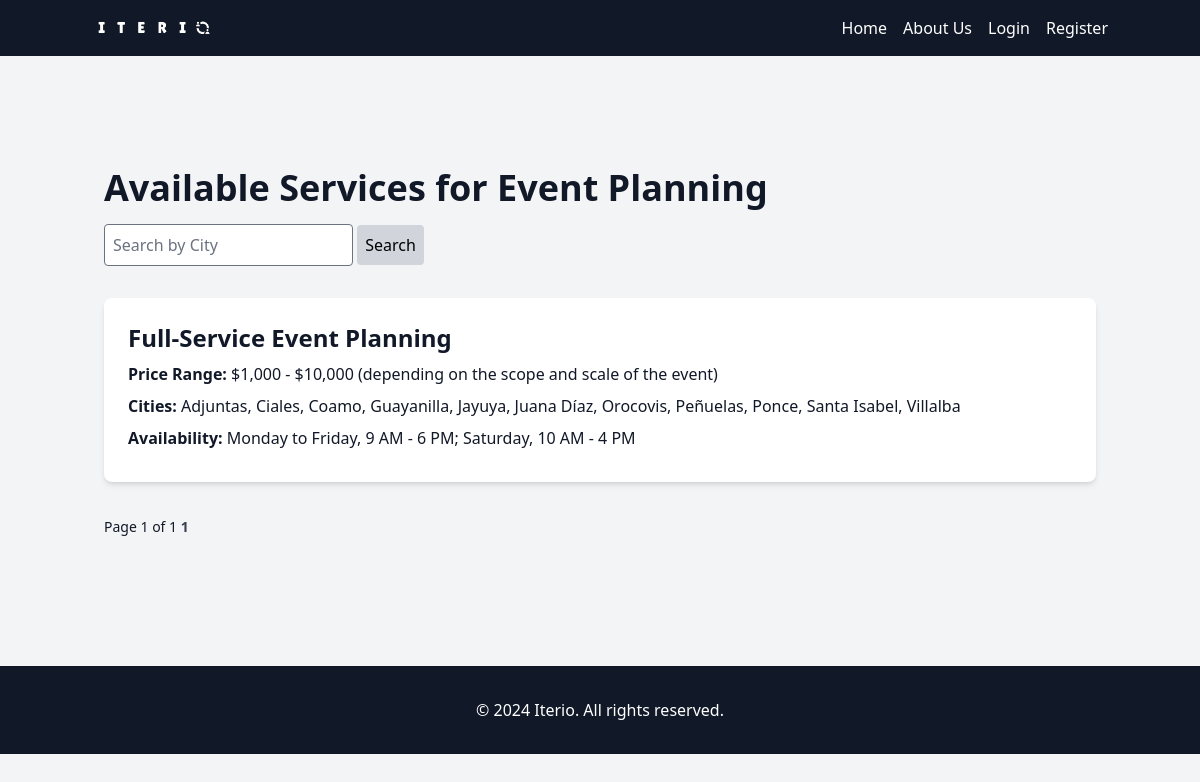
The app's page /Event Services/32/ with its own data.
### iterio_app/models.py (models this page shows, shortened)
class SubCategory(models.Model):
    name = models.CharField(max_length=100)
    category = models.ForeignKey(Category, on_delete=models.CASCADE, related_name='subcategories')
    def __str__(self):
        return self.name
    class Meta:
        verbose_name_plural = 'Sub-categories'

class Service(models.Model):
    name = models.CharField(max_length=100)
    description = models.TextField()
    price_range = models.CharField(max_length=100, blank=True)
    category = models.ForeignKey(Category, on_delete=models.CASCADE, related_name='services', default=11)
    subcategory = models.ForeignKey(SubCategory, on_delete=models.CASCADE, related_name='services')
    cities = models.ManyToManyField(City, related_name='services')
    picture = models.ImageField(upload_to='service_pictures', blank=True, null=True)
    availability = models.TextField(blank=True)
    contact_info = models.TextField(blank=True)

class City(models.Model):
    name = models.CharField(max_length=100, unique=True)

### iterio_app/views.py (the view)
# urls.py: path('<str:desired_category>/<int:subcategory_id>/', views.available_services, name='available_services'),
def available_services(request, desired_category, subcategory_id):
    subcategory = get_object_or_404(SubCategory, id=subcategory_id)
    services = subcategory.services.all()
    query = request.GET.get('q')
    if query:
        services = services.filter(cities__name__icontains=query).distinct()
    paginator = Paginator(services, 5) # Show 5 services per page
    page_number = request.GET.get('page')
    page_obj = paginator.get_page(page_number)
    context = {
        'services': services,
        'subcategory': subcategory,
        'page_obj': page_obj,
        'query': query
    }
    return render(request, 'iterio_app/available_services.html', context)

### iterio_app/models.py (called while the page is built)
    def __str__(self):
        return self.name

### iterio_app/templates/iterio_app/available_services.html (shortened to what this page needs)
{% extends 'main.html' %}
{% load static %}
{% load static tailwind_tags %}
{% block content %}
<br>
<br>
<section class="mb-16">
    <div class="container mx-auto py-8">
        <h1 class="text-4xl font-bold mb-4">Available Services for {{ subcategory.name }}</h1>
        <form method="GET" action="" class="mb-8">
            <input type="text" name="q" placeholder="Search by City" value="{{ request.GET.q }}" class="p-2 border rounded">
            <button type="submit" class="p-2 bg-gray-300 text-black rounded">Search</button>
        </form>
        <div class="grid-cols-1 gap-6">
            {% if not page_obj %}
                <p>No services available at this time.</p>
            {% else %}
                {% for service in page_obj %}
                    <div class="bg-white p-6 rounded-lg shadow-md hover:scale-105">
                        <a href="{% url 'book_service' service.id %}">
                            <h2 class="text-2xl font-semibold mb-2">{{ service.name }}</h2>
                            <p class="mb-2"><strong>Price Range:</strong> {{ service.price_range }}</p>
                            <p class="mb-2"><strong>Cities:</strong>
                                {% for city in service.cities.all %}
                                    {{ city.name }}{% if not forloop.last %}, {% endif %}
                                {% endfor %}
                            </p>
                            <p class="mb-2"><strong>Availability:</strong> {{ service.availability }}</p>
                        </a>
                    </div>
                {% endfor %}
            {% endif %}
        </div>
        <div class="mt-8">
            <span class="text-sm">
                Page {{ page_obj.number }} of {{ page_obj.paginator.num_pages }}
            </span>
            <div class="inline-block">
                {% for num in page_obj.paginator.page_range %}
                    {% if page_obj.number == num %}
                        <span class="text-sm text-gray-700 font-bold">{{ num }}</span>
                    {% elif num > page_obj.number|add:'-3' and num < page_obj.number|add:'3' %}
                        <a href="?page={{ num }}&q={{ query }}" class="text-sm text-gray-700 hover:text-gray-900">{{ num }}</a>
                    {% endif %}
                {% endfor %}
            </div>
        </div>
    </div>
</section>
{% endblock %}

### templates/main.html (style rules this page uses)
html, body { height: 100%; }
body { display: flex; flex-direction: column; }

### records on screen
SubCategory: name "Event Planning"
Service: name "Full-Service Event Planning", price_range "$1,000 - $10,000 (depending on the scope and scale of the event)", availability "Monday to Friday, 9 AM - 6 PM; Saturday, 10 AM - 4 PM"
City: name "Adjuntas"
City: name "Ciales"
City: name "Coamo"
City: name "Guayanilla"
City: name "Jayuya"
City: name "Juana Díaz"
City: name "Orocovis"
City: name "Peñuelas"
City: name "Ponce"
City: name "Santa Isabel"
City: name "Villalba"

### other values on screen
{{ page_obj.number }} "1"
{{ page_obj.paginator.num_pages }} "1"
{{ num }} "1"
